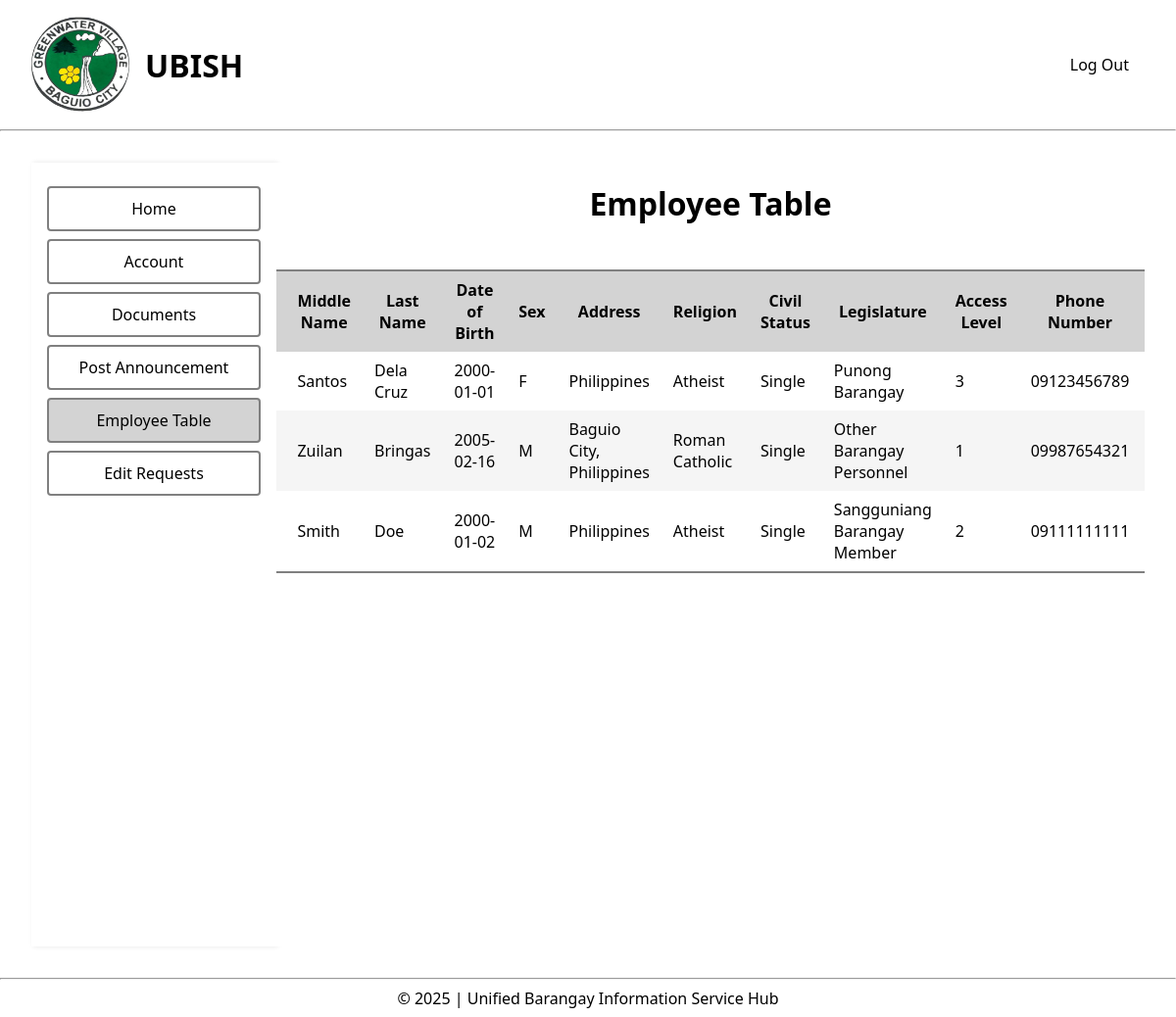
/pages/main/employee_table.php (signed in), run on an earlier commit of the app's database.
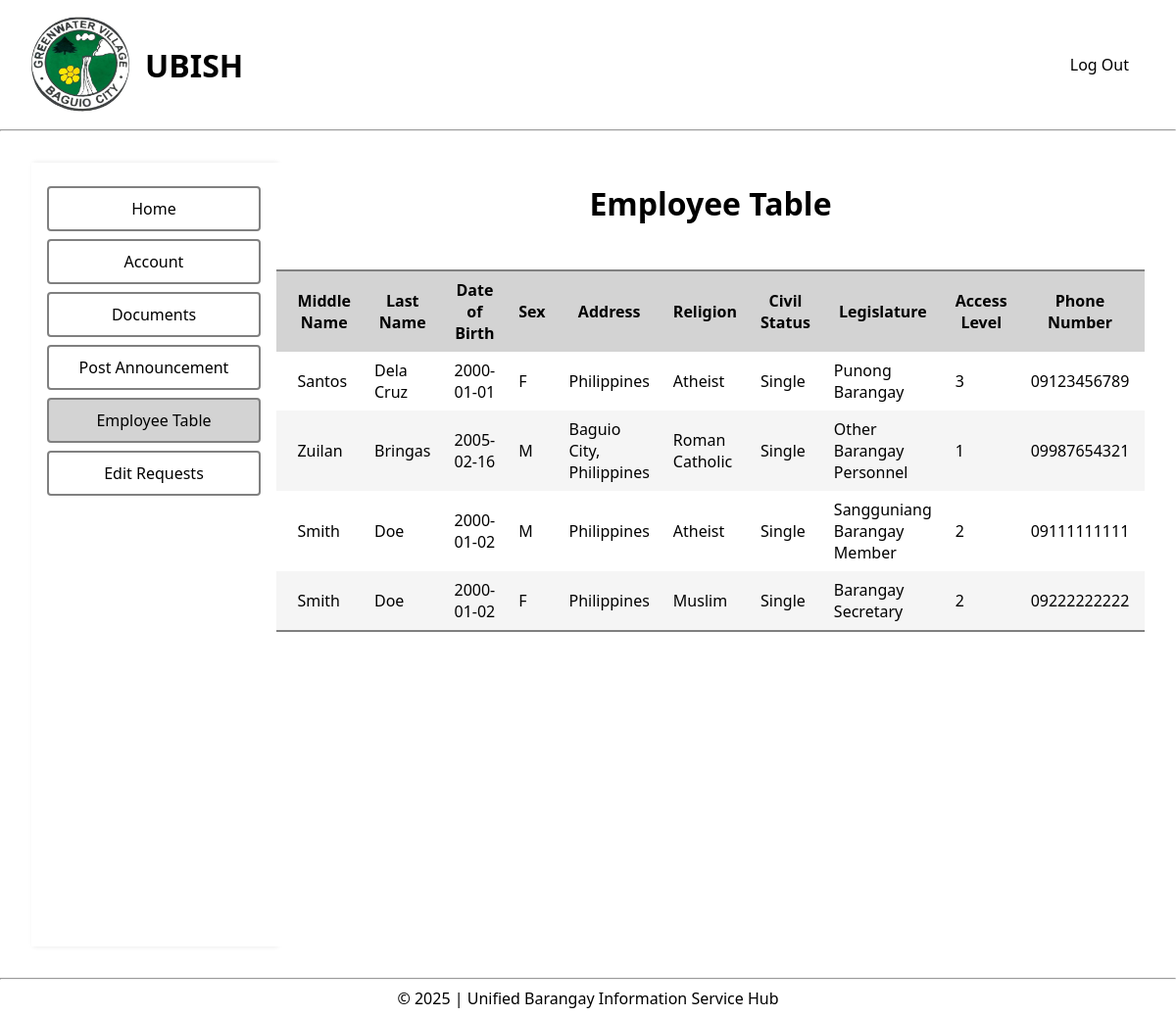
And on a later commit of the database.
### tables this page shows
CREATE TABLE `employee_details` (
  `emp_id` int(11) NOT NULL,
  `first_name` varchar(255) NOT NULL,
  `middle_name` varchar(255) NOT NULL,
  `last_name` varchar(255) NOT NULL,
  `date_of_birth` date NOT NULL,
  `sex` varchar(1) NOT NULL,
  `address` text NOT NULL,
  `religion` varchar(100) NOT NULL,
  `civil_status` varchar(20) NOT NULL,
  `legislature` varchar(100) NOT NULL,
  `access_level` tinyint(4) NOT NULL,
  `phone_no` varchar(11) NOT NULL,
  `picture` varchar(255) NOT NULL
);

### config/dbfetch.php (called while the page is built, shortened)
<?php
    include '../../config/dbconfig.php';
    $accessQuery = "SELECT access_level FROM employee_details WHERE emp_id = :emp_id";
    $access = $pdo->prepare($accessQuery);
    $access->execute([":emp_id" => $_SESSION['emp_id']]);
    $accessLevel = $access->fetchColumn();
    $empAllQuery = "SELECT * FROM employee_details";
    $empAllDetails = $pdo->query($empAllQuery);
?>

### pages/main/employee_table.php (the view, shortened to what this page needs)
<?php
    include '../../config/dbfetch.php';
?>
<!DOCTYPE html>
<html lang="en">
<head>
    <link rel="stylesheet" href="../../assets/css/style.css">
</head>
<body>
    <header>
        <div class="navigation">
            <div class="logo">
                <img src="../../assets/img/greenwater-village-logo.jpg" alt="Greenwater Village Logo">
                <h1>UBISH</h1>
            </div>
            <form method="POST">
                <nav>
                    <ul>
                        <li>
                            <button class="logout" style="cursor: pointer;" name="logout">Log Out</button>
                        </li>
                    </ul>
                </nav>
            </form>
        </div>
        <hr>
    </header>
    <main>
        <div class="dashboard-main">
            <div class="dashboard-sidebar">
                <ul>
                    <li><a href="../main/dashboard.php">Home</a></li>
                    <li><a href="../main/account.php">Account</a></li>
                    <?php
                        if ($accessLevel >= 1) {
                            echo '<li><a href="#">Documents</a></li>';
                            echo '<li><a href="../main/announcements.php">Post Announcement</a></li>';
                        }
                        if ($accessLevel >= 2) {
                            echo '<li class="active"><a href="../main/employee_table.php">Employee Table</a></li>';
                        }
                        if ($accessLevel >= 3) {
                            echo '<li><a href="#">Edit Requests</a></li>';
                        }
                    ?>
                </ul>
            </div>
            <div class="dashboard-content">
                <h1><center>Employee Table</center></h1><br>
                <div id="employee-table-container">
                    <table id="employee-table">
                        <tr>
                            <th>First Name</th>
                            <th>Middle Name</th>
                            <th>Last Name</th>
                            <th>Date of Birth</th>
                            <th>Sex</th>
                            <th>Address</th>
                            <th>Religion</th>
                            <th>Civil Status</th>
                            <th>Legislature</th>
                            <?php
                                if ($accessLevel >= 3) {
                                    echo "<th>Access Level</th>";
                                }
                            ?>
                            <th>Phone Number</th>
                            <th>Profile Picture</th>
                        </tr>
                        <?php
                            foreach ($empAllDetails as $row) {
                        ?>
                                <tr>
                                    <td><?php echo $row['first_name']; ?></td>
                                    <td><?php echo $row['middle_name']; ?></td>
                                    <td><?php echo $row['last_name']; ?></td>
                                    <td><?php echo $row['date_of_birth']; ?></td>
                                    <td><?php echo $row['sex']; ?></td>
                                    <td><?php echo $row['address']; ?></td>
                                    <td><?php echo $row['religion']; ?></td>
                                    <td><?php echo $row['civil_status']; ?></td>
                                    <td><?php echo $row['legislature']; ?></td>
                        <?php
                                if ($accessLevel >= 3) {
                                    echo "<td>" . $row['access_level'] . "</td>";
                                }
                        ?>
                                    <td><?php echo $row['phone_no']; ?></td>
                                    <td><?php echo basename($row['picture']); ?></td>
                                </tr>
                        <?php
                            }
                        ?>
                    </table>
                </div>
            </div>
        </div>
    </main>
    <footer>
        <hr>
        <p><?php echo "&copy; " . date('Y') . " | Unified Barangay Information Service Hub"; ?></p>
    </footer>
</body>
</html>

### assets/css/style.css (style rules this page uses)
* { margin: 0; padding: 0; box-sizing: border-box; font-family: 'Segoe UI', Tahoma, Geneva, Verdana, sans-serif; }
body { display: grid; grid-template-rows: auto 1fr auto; min-height: 100vh; }
.navigation { display: flex; align-items: center; justify-content: space-between; margin: 16px 32px; }
.logo { display: flex; align-items: center; justify-content: center; text-align: center; }
.logo h1 { padding-left: 16px; }
.logo img { display: block; width: 100px; height: 100px; border-radius: 50%; object-fit: cover; }
nav ul { display: flex; align-items: center; justify-content: center; }
nav ul li { padding: 0 16px; list-style-type:none; }
main { margin: 32px; }
form { display: flex; flex-direction: column; align-items: center; justify-content: center; }
button.logout { border: none; background-color: white; font-size: 16px; }
.dashboard-main { display: grid; grid-template-columns: 250px 1fr; grid-template-rows: 1fr; min-height: 100vh; }
.dashboard-sidebar { grid-area: 1 / 1 / 2 / 2; overflow-y: auto; padding: 16px; box-shadow: 2px 0 5px rgba(0, 0, 0, 0.1); }
.dashboard-content { grid-area: 1 / 2 / 2 / 3; padding: 20px; display: flex; flex-direction: column; align-items: center; justify-content: flex-start; background-color: #fff; overflow-y: auto; }
.dashboard-sidebar ul { list-style-type: none; padding: 0; margin: 0; }
.dashboard-sidebar ul li { margin: 8px 0; border: 2px solid gray; border-radius: 4px; text-align: center; background-color: white; cursor: pointer; }
.dashboard-sidebar ul li a { display: block; padding: 10px; text-decoration: none; color: black; }
.dashboard-sidebar ul li.active { background-color: lightgray; }
.dashboard-content table { margin: 24px 0; }
.dashboard-content table tr td { padding: 4px 8px; }
div#employee-table-container { max-height: 500px; overflow-x: auto; overflow-y: auto; }
.dashboard-content table#employee-table { width: 100%; border-collapse: collapse; border: 2px solid gray; }
.dashboard-content table#employee-table tr td, .dashboard-content table#employee-table tr th { text-align: left; padding: 8px 12px; }
.dashboard-content table#employee-table tr:nth-child(odd) td { text-align: left; background-color: rgb(245, 245, 245); }
.dashboard-content table#employee-table tr th { text-align: center; background-color: lightgray; }
footer p { text-align: center; padding: 8px; }

What changed in the data, as far as the page shows it:
added employee_details: middle_name "Smith", last_name "Doe", date_of_birth "2000-01-02", sex "F", address "Philippines", religion "Muslim", civil_status "Single", legislature "Barangay Secretary", access_level "2", phone_no "09222222222"
